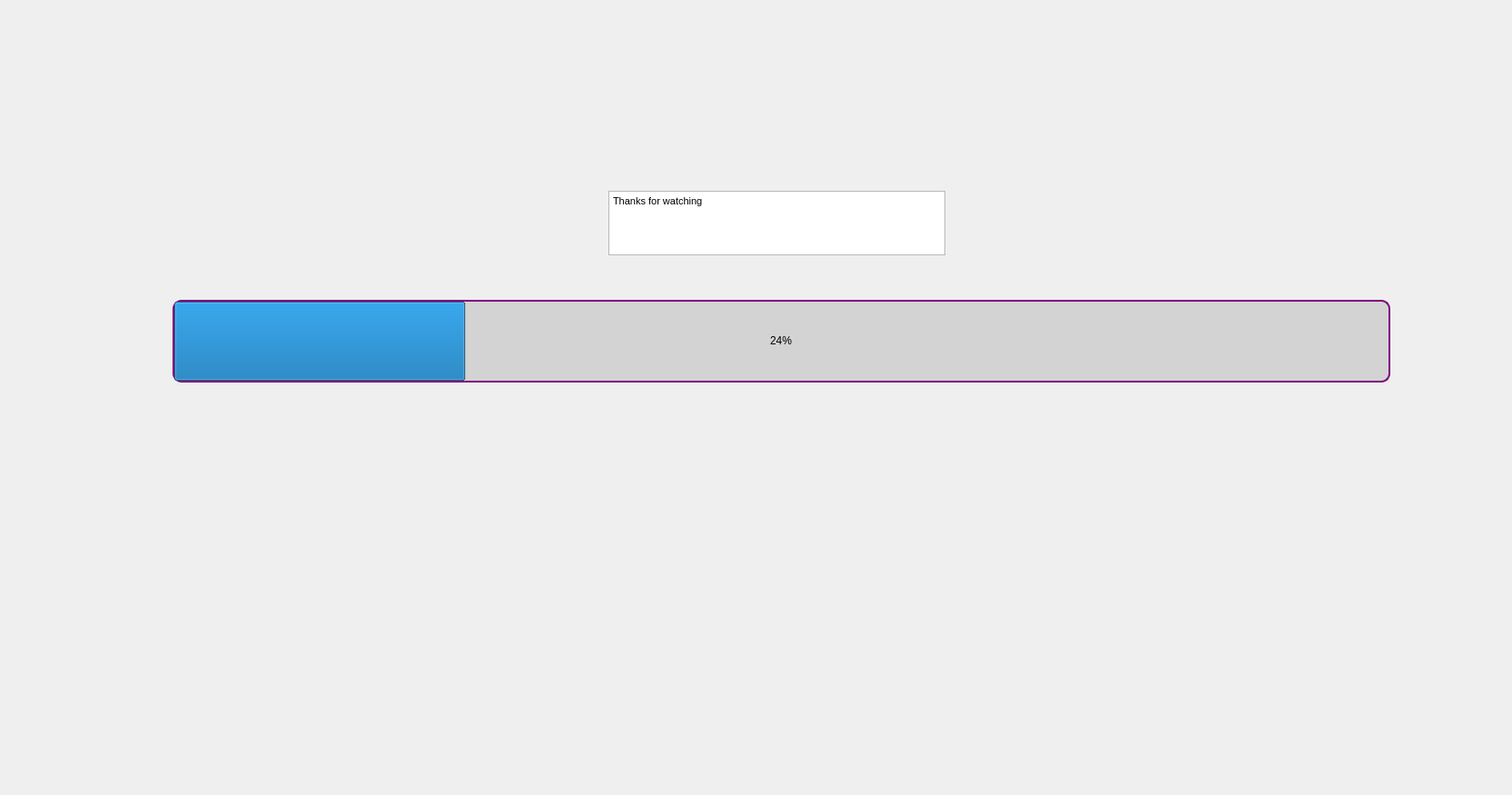
<?xml version="1.0" encoding="UTF-8"?>
<ui version="4.0">
 <class>Form</class>
 <widget class="QWidget" name="Form">
  <property name="geometry">
   <rect>
    <x>0</x>
    <y>0</y>
    <width>1665</width>
    <height>875</height>
   </rect>
  </property>
  <property name="windowTitle">
   <string>Form</string>
  </property>
  <property name="styleSheet">
   <string notr="true"/>
  </property>
  <widget class="QProgressBar" name="progressBar">
   <property name="geometry">
    <rect>
     <x>190</x>
     <y>330</y>
     <width>1341</width>
     <height>91</height>
    </rect>
   </property>
   <property name="accessibleName">
    <string/>
   </property>
   <property name="styleSheet">
    <string notr="true">QProgressBar {
background-color: lightgrey;
border: 2px solid purple;
border-radius: 10px;
}

QProgressBar::chunk {

}</string>
   </property>
   <property name="value">
    <number>24</number>
   </property>
   <property name="alignment">
    <set>Qt::AlignCenter</set>
   </property>
  </widget>
  <widget class="QTextEdit" name="textEdit">
   <property name="geometry">
    <rect>
     <x>670</x>
     <y>210</y>
     <width>371</width>
     <height>71</height>
    </rect>
   </property>
   <property name="html">
    <string>&lt;!DOCTYPE HTML PUBLIC &quot;-//W3C//DTD HTML 4.0//EN&quot; &quot;http://www.w3.org/TR/REC-html40/strict.dtd&quot;&gt;
&lt;html&gt;&lt;head&gt;&lt;meta name=&quot;qrichtext&quot; content=&quot;1&quot; /&gt;&lt;style type=&quot;text/css&quot;&gt;
p, li { white-space: pre-wrap; }
&lt;/style&gt;&lt;/head&gt;&lt;body style=&quot; font-family:'MS Shell Dlg 2'; font-size:8pt; font-weight:400; font-style:normal;&quot;&gt;
&lt;p style=&quot; margin-top:0px; margin-bottom:0px; margin-left:0px; margin-right:0px; -qt-block-indent:0; text-indent:0px;&quot;&gt;Thanks for watching&lt;/p&gt;&lt;/body&gt;&lt;/html&gt;</string>
   </property>
  </widget>
 </widget>
 <resources/>
 <connections/>
</ui>
